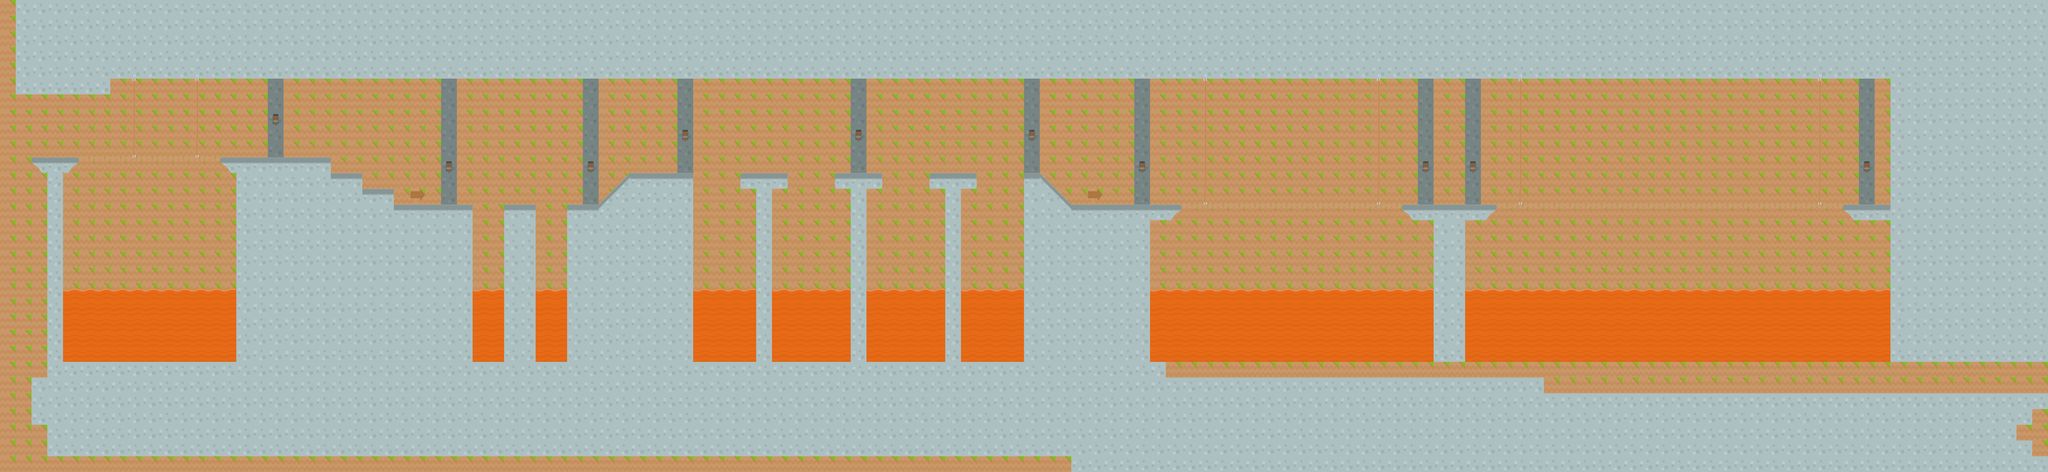

The image is a tile-based game level rendered from a .tmx file. Its description and source (layers, tilesets, objects; grid data summarised) follow:
An orthogonal 130x30 tile map with 64x64 px tiles, 4 tile layers (fillteste, background, groundBack, ground) and 26 objects (14x color, 9x floor).

<map version="1.0" orientation="orthogonal" renderorder="right-down" width="130" height="30" tilewidth="64" tileheight="64" nextobjectid="146">
 <tileset firstgid="1" name="tileset" tilewidth="64" tileheight="64">
  <image source="tileset.png" width="832" height="640" />
 </tileset>
 <layer name="fillteste" width="130" height="30">
  <data>[3900 cells, 3900 non-empty, 1 distinct tile ids]</data>
 </layer>
 <layer name="background" width="130" height="30">
  <data>[3900 cells, 806 non-empty, 1 distinct tile ids]</data>
 </layer>
 <layer name="groundBack" width="130" height="30">
  <data>[3900 cells, 54 non-empty, 5 distinct tile ids]</data>
 </layer>
 <layer name="ground" width="130" height="30">
  <data>[3900 cells, 1794 non-empty, 15 distinct tile ids]</data>
 </layer>
 <objectgroup name="collision">
  <object id="127" name="floor" x="128.25" y="643.75" width="1215.25" height="24.5" />
  <object id="131" name="floor" x="1343.45" y="665.73">
   <polyline points="0,0 0.363636,42.1818 128.364,42.5455 128.727,106.545 256.182,105.818 256.364,169.818 576.364,169.818 576,617.091" />
  </object>
  <object id="132" name="floor" x="2049" y="836" width="125" height="446" />
  <object id="133" name="floor" x="3010" y="708" width="187" height="61" />
  <object id="134" name="floor" x="3392" y="706" width="191" height="64" />
  <object id="135" name="floor" x="3776" y="706" width="192" height="63" />
  <object id="136" name="floor" x="4160" y="1280">
   <polyline points="0,0 2,-571 63,-571 190,-444 511,-442 510,2" />
  </object>
  <object id="140" name="floor" x="2305" y="1281">
   <polyline points="0,0 0,-445 127,-445 256,-573 510,-573 510,0" />
  </object>
  <object id="142" name="floor" x="4672.42" y="833.833" width="3644.08" height="16.5833" />
  <object id="143" x="9248" y="1232">
   <polyline points="0,0 -1128,600 -4504,656 -5848,560 -7208,640 -8360,576 -9144,600 -9288,280" />
  </object>
  <object id="144" x="8216" y="648">
   <polyline points="0,0 224,-296" />
  </object>
  <object id="145" x="8112" y="408">
   <polyline points="0,0 -280,-128 -952,-152 -3720,-128 -4832,-56 -5632,0 -6192,-40 -6752,-104 -7344,-88 -7832,-56" />
  </object>
 </objectgroup>
 <objectgroup name="items">
  <object id="51" name="color" x="2988.67" y="206" width="62" height="64">
   <properties>
    <property name="power" value="0.10" />
   </properties>
  </object>
  <object id="52" name="color" x="3375.52" y="207.576" width="62" height="64">
   <properties>
    <property name="power" value="0.10" />
   </properties>
  </object>
  <object id="55" name="color" x="2183.7" y="240.515" width="62" height="64">
   <properties>
    <property name="power" value="0.10" />
   </properties>
  </object>
  <object id="56" name="color" x="1217.7" y="176.182" width="62" height="64">
   <properties>
    <property name="power" value="0.05" />
   </properties>
  </object>
  <object id="82" name="color" x="653.367" y="574.177" width="62" height="64">
   <properties>
    <property name="power" value="0.99" />
   </properties>
  </object>
  <object id="83" name="color" x="1123.7" y="173.848" width="62" height="64">
   <properties>
    <property name="power" value="0.05" />
   </properties>
  </object>
  <object id="85" name="color" x="1321.33" y="178.667" width="62" height="64">
   <properties>
    <property name="power" value="0.05" />
   </properties>
  </object>
  <object id="87" name="color" x="1424" y="180" width="62" height="64">
   <properties>
    <property name="power" value="0.015" />
   </properties>
  </object>
  <object id="88" name="color" x="2313" y="240.667" width="62" height="64">
   <properties>
    <property name="power" value="0.015" />
   </properties>
  </object>
  <object id="89" name="color" x="2579.12" y="208.848" width="62" height="64">
   <properties>
    <property name="power" value="0.05" />
   </properties>
  </object>
  <object id="90" name="color" x="3483.85" y="215.394" width="62" height="64">
   <properties>
    <property name="power" value="0.16" />
   </properties>
  </object>
  <object id="91" name="color" x="2793.33" y="208" width="62" height="64">
   <properties>
    <property name="power" value="0.10" />
   </properties>
  </object>
  <object id="93" name="color" x="3120.94" y="207.758" width="62" height="64">
   <properties>
    <property name="power" value="0.020" />
   </properties>
  </object>
  <object id="94" name="color" x="3252.21" y="212.576" width="62" height="64">
   <properties>
    <property name="power" value="0.15" />
   </properties>
  </object>
 </objectgroup>
 <objectgroup name="platform" />
 <objectgroup name="teleport" />
</map>
